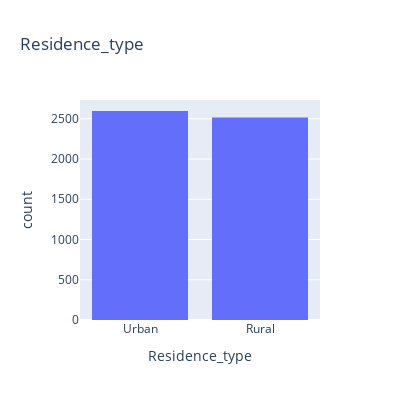

Write notebook code for a chart like this one.
### Code cell
print (f'{round(df["Residence_type"].value_counts(normalize=True)*100,2)}')
fig = px.histogram(df, x="Residence_type", title='Residence_type', width=400, height=400)
fig.show()

### Figure 1 — Plotly figure (JSON) as saved in the notebook; plotly's stock layout.template omitted (floating-point values rounded to 4 significant figures; data arrays with more than 128 entries replaced by an {"elided": "..."} marker saying what was removed)
{"data": [{"alignmentgroup": "True", "bingroup": "x", "hovertemplate": "Residence_type=%{x}<br>count=%{y}<extra></extra>", "legendgroup": "", "marker": {"color": "#636efa", "pattern": {"shape": ""}}, "name": "", "offsetgroup": "", "orientation": "v", "showlegend": false, "type": "histogram", "x": {"elided": "5110 str values"}, "xaxis": "x", "yaxis": "y"}], "layout": {"barmode": "relative", "height": 400, "legend": {"tracegroupgap": 0}, "title": {"text": "Residence_type"}, "width": 400, "xaxis": {"anchor": "y", "domain": [0, 1], "title": {"text": "Residence_type"}}, "yaxis": {"anchor": "x", "domain": [0, 1], "title": {"text": "count"}}}}
